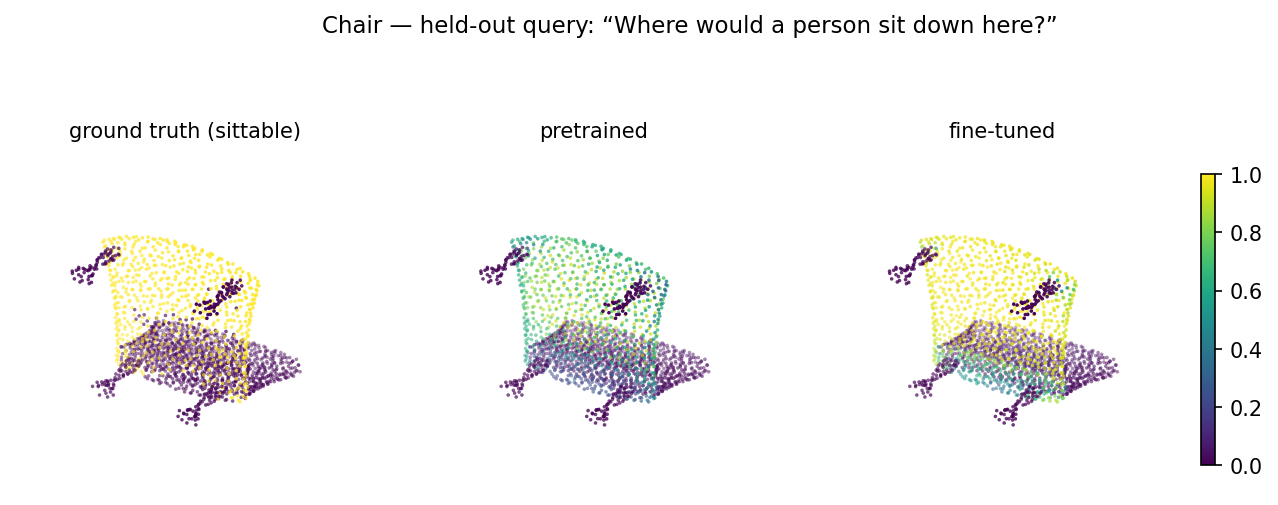
#> input picture docs/report-pr/figures/raw/chair_sittable_eeafc14e4e0db2ca3b481215325f1515.png, 1278 x 505 px; its folder holds 4 pictures in this run
$ python make_figures.py
#> lines starting #> are read from the running program, lines starting #| are printed output that depends on the picture; after the words box and inside, x2 and y2 are one past the last pixel; in counts of white or black regions, pixels touching at a corner belong together
"""Build the report figures from the saved metric files in ``data/``.

Run from ``docs/report-pr``:

    python make_figures.py

Inputs (copied from the experiment outputs, see README of this folder):
    data/headfp1/comparison_miou.csv, data/headfp1/heldout_affordance_iou.csv,
    data/canonical_per_class_iou.csv, data/openad_synonyms_per_class_iou.csv
    figures/raw/*.png  (before/after renderings from src.visualization.qualitative)

Outputs (in ``figures/``): fig_results.pdf, fig_perclass.pdf,
fig_qual_a.png, fig_qual_b.png.
"""

from __future__ import annotations

from pathlib import Path

import matplotlib

matplotlib.use("Agg")
import matplotlib.pyplot as plt
import numpy as np
import pandas as pd
from PIL import Image

HERE = Path(__file__).resolve().parent
DATA = HERE / "data"
FIG = HERE / "figures"
RAW = FIG / "raw"

plt.rcParams.update(
    {
        "font.family": "serif",
        "font.serif": ["STIXGeneral", "DejaVu Serif"],
        "mathtext.fontset": "stix",
        "font.size": 7.5,
        "axes.labelsize": 7.5,
        "axes.titlesize": 8,
        "xtick.labelsize": 6.8,
        "ytick.labelsize": 6.8,
        "legend.fontsize": 7,
        "axes.spines.top": False,
        "axes.spines.right": False,
        "axes.linewidth": 0.6,
        "xtick.major.width": 0.6,
        "ytick.major.width": 0.6,
    }
)

# Two-series palette (colour-blind safe): muted blue for pretrained, orange for fine-tuned.
C_PRE = "#6d8fb3"
C_FT = "#d9822b"
C_CANON = "#6d8fb3"
C_SYN = "#b0503f"


def _label_bars(ax, bars, fmt="{:.1f}", dy=0.6, rotation=0):
    for bar in bars:
        h = bar.get_height()
        ax.text(
            bar.get_x() + bar.get_width() / 2,
            h + dy,
            fmt.format(h),
            ha="center",
            va="bottom",
            fontsize=5.6,
            rotation=rotation,
        )


def fig_results() -> None:
    """(a) mIoU per phrasing condition; (b, c) per-affordance IoU on held-out phrasing."""
    cmp_ = pd.read_csv(DATA / "headfp1" / "comparison_miou.csv").set_index("condition")
#> (reads docs/report-pr/data/comparison_miou.csv from the repository)
    held = pd.read_csv(DATA / "headfp1" / "heldout_affordance_iou.csv")
#> (reads docs/report-pr/data/heldout_affordance_iou.csv from the repository)

    fig = plt.figure(figsize=(7.16, 2.5))
    gs = fig.add_gridspec(1, 3, width_ratios=[1.55, 1, 1], wspace=0.26)

    # (a) mIoU by condition
    ax = fig.add_subplot(gs[0])
    labels = [
        "Canonical\nlabels",
        "Question\n(train)",
        "Question\n(held-out)",
        "Descr.\n(train)",
        "Descr.\n(held-out)",
    ]
    x = np.arange(len(cmp_))
    w = 0.38
    b1 = ax.bar(x - w / 2, cmp_["pretrained"], w, color=C_PRE, label="Pretrained OpenAD")
    b2 = ax.bar(x + w / 2, cmp_["finetuned"], w, color=C_FT, label="Prompt-augmented fine-tune (head + fp1)")
    _label_bars(ax, b1, rotation=90)
    _label_bars(ax, b2, rotation=90)
    ax.set_xticks(x)
    ax.set_xticklabels(labels, fontsize=6.3)
    ax.set_ylim(0, 54)
    ax.set_ylabel("mIoU (%), 19 classes")
    ax.set_title("(a) Overall mIoU by phrasing condition", loc="left")
    fig.legend(
        *ax.get_legend_handles_labels(), loc="upper center", ncol=2, frameon=False,
        bbox_to_anchor=(0.5, 1.06),
    )

    # (b), (c) per-affordance held-out IoU
    order = ["grasp", "contain", "sittable", "pourable", "cut"]
    for k, (cond, title) in enumerate(
        [("question_heldout", "(b) Held-out question phrasing"),
         ("description_heldout", "(c) Held-out description phrasing")]
    ):
        ax = fig.add_subplot(gs[k + 1])
        sub = held[held["condition"] == cond].set_index("affordance").loc[order]
        x = np.arange(len(order))
        bb1 = ax.bar(x - w / 2, sub["pretrained"] * 100, w, color=C_PRE)
        bb2 = ax.bar(x + w / 2, sub["finetuned"] * 100, w, color=C_FT)
        _label_bars(ax, bb1, "{:.0f}", 1.2)
        _label_bars(ax, bb2, "{:.0f}", 1.2)
        ax.set_xticks(x)
        ax.set_xticklabels(order, rotation=30, ha="right")
        ax.set_ylim(0, 72)
        ax.set_title(title, loc="left")
        if k == 0:
            ax.set_ylabel("IoU of the rephrased class (%)")

    fig.savefig(FIG / "fig_results.pdf", bbox_inches="tight")
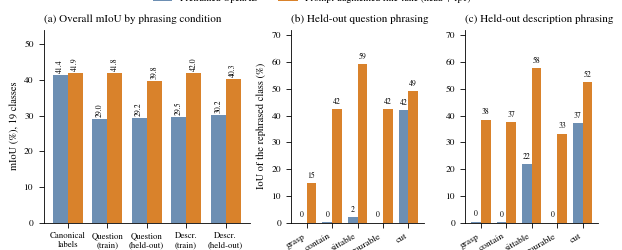
#> figure drawn by matplotlib, 3 panels; panel 1: tallest bar 41.44 high, from x = -0.38 to 0; panel 1: tallest bar 41.99 high, from x = 3 to 3.38; panel 2: tallest bar 42.1 high, from x = 3.62 to 4; panel 2: tallest bar 59.26 high, from x = 2 to 2.38
    plt.close(fig)


def fig_perclass() -> None:
    """Per-class IoU, canonical words versus OpenAD's synonym queries."""
    can = pd.read_csv(DATA / "canonical_per_class_iou.csv")
#> (reads docs/report-pr/data/canonical_per_class_iou.csv from the repository)
    syn = pd.read_csv(DATA / "openad_synonyms_per_class_iou.csv")
#> (reads docs/report-pr/data/openad_synonyms_per_class_iou.csv from the repository)
    df = can.merge(syn, on="class", suffixes=("_can", "_syn"))
    df["class"] = df["class"].replace({"displaY": "display"})

    fig, ax = plt.subplots(figsize=(7.16, 2.45))
    x = np.arange(len(df))
    w = 0.4
    ax.bar(x - w / 2, df["iou_can"] * 100, w, color=C_CANON, label="Canonical words (in-vocabulary)")
    ax.bar(x + w / 2, df["iou_syn"] * 100, w, color=C_SYN, label="OpenAD synonyms (open-vocabulary)")
    ax.set_xticks(x)
    ax.set_xticklabels(
        [f"{c} ({q})" for c, q in zip(df["class"], df["query_syn"])],
        fontsize=6.2,
        rotation=45,
        ha="right",
        rotation_mode="anchor",
    )
    ax.set_ylabel("Per-class IoU (%)")
    ax.set_ylim(0, 68)
    ax.legend(frameon=False, loc="upper right", ncol=2)
    fig.savefig(FIG / "fig_perclass.pdf", bbox_inches="tight")
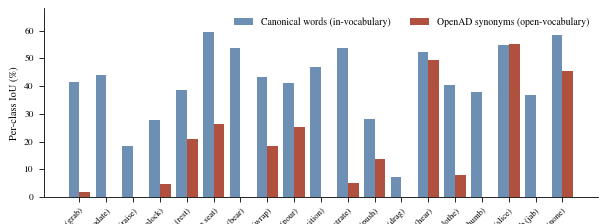
#> figure drawn by matplotlib, 1 panel; tallest bar 59.64 high, from x = 4.6 to 5; tallest bar 55.01 high, from x = 16 to 16.4
    plt.close(fig)


def _crop_panels(path: Path) -> Image.Image:
    """Keep the three panel titles and point clouds; drop the suptitle and colour bar."""
    im = Image.open(path).convert("RGB").crop((30, 112, 1170, 470))
    arr = np.asarray(im).astype(int)
    ink = (arr.sum(axis=2) < 3 * 245)
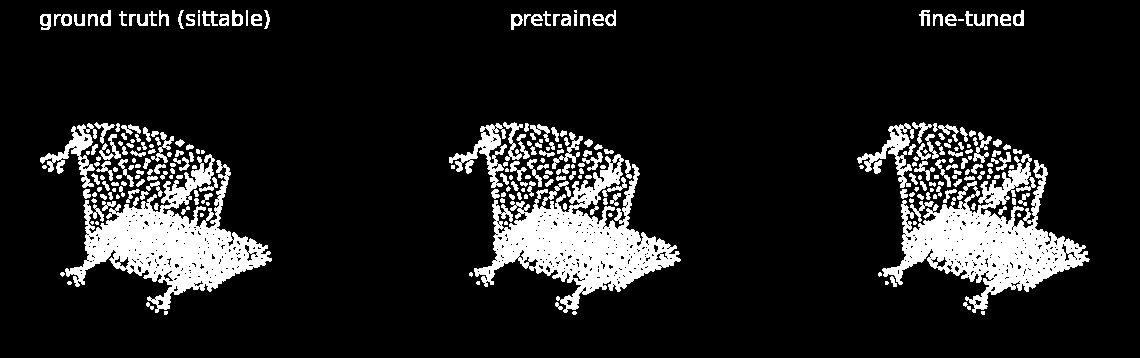
#> ink: shape (358, 1140) bool; 12.7% white; 280 white regions (68 under 20 px), largest, box (x1, y1, x2, y2) and area: (474, 154, 681, 313) 12147, (882, 154, 1090, 313) 11895, (65, 154, 272, 313) 11834
    ys, xs = np.where(ink)
    pad = 6
    box = (max(xs.min() - pad, 0), max(ys.min() - pad, 0),
           min(xs.max() + pad, im.width), min(ys.max() + pad, im.height))
#> box = (34, 4, 1095, 320)
    return im.crop(box)


def _qual_figure(cases: list[tuple[str, str, str]], out: Path) -> None:
    """``cases`` = (raw filename prefix, row label, query text)."""
    crops = [_crop_panels(next(RAW.glob(f"{prefix}_*.png"))) for prefix, _, _ in cases]
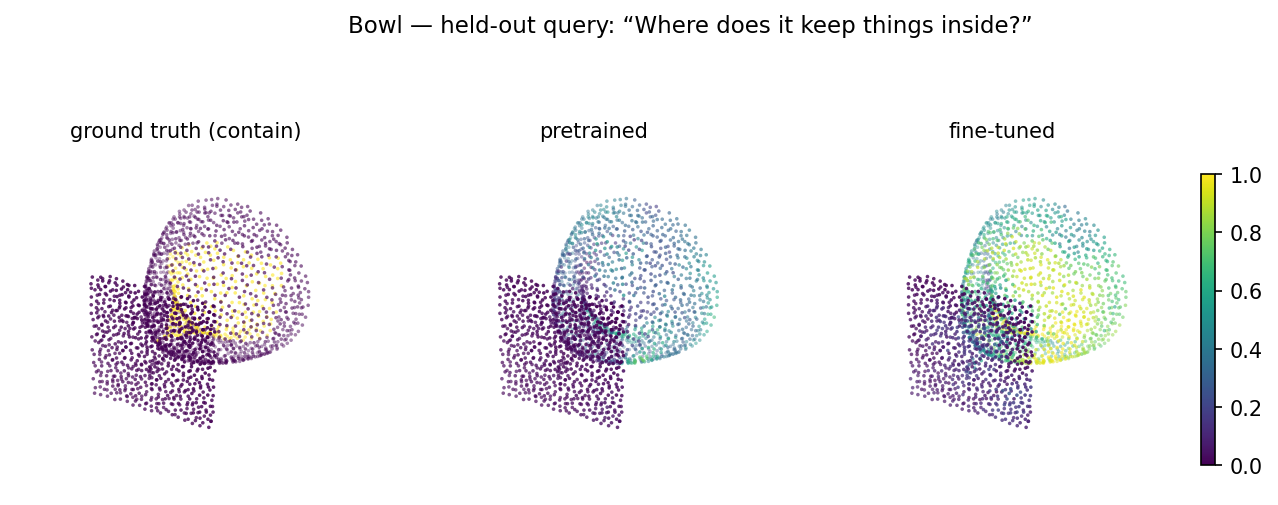
#> input picture docs/report-pr/figures/raw/bowl_contain_e3095ecacc36080cb398a1cfd1079875.png, 1278 x 505 px
#> in _crop_panels (call 2), `im = Image.open(path).convert("RGB").crop((30, 112, 1170, 470))`:
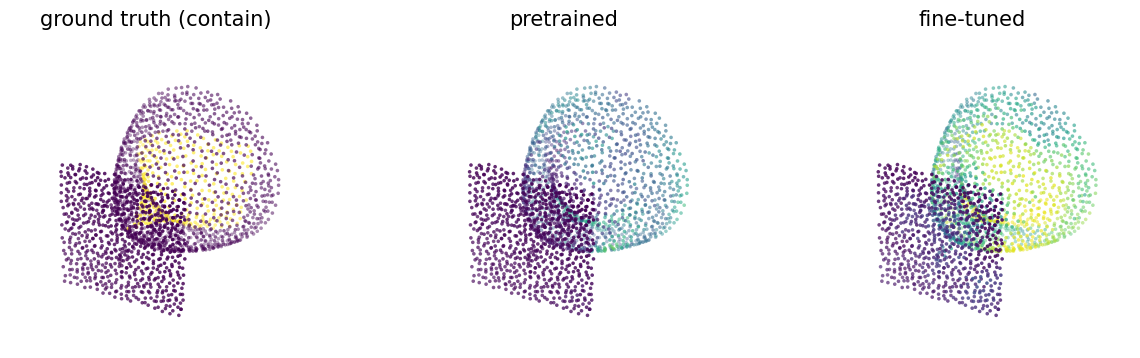
#> im: PIL image 1140x358 RGB; mean R, G, B 239.6, 238.2, 241
#> in _crop_panels (call 2), `ink = (arr.sum(axis=2) < 3 * 245)`:
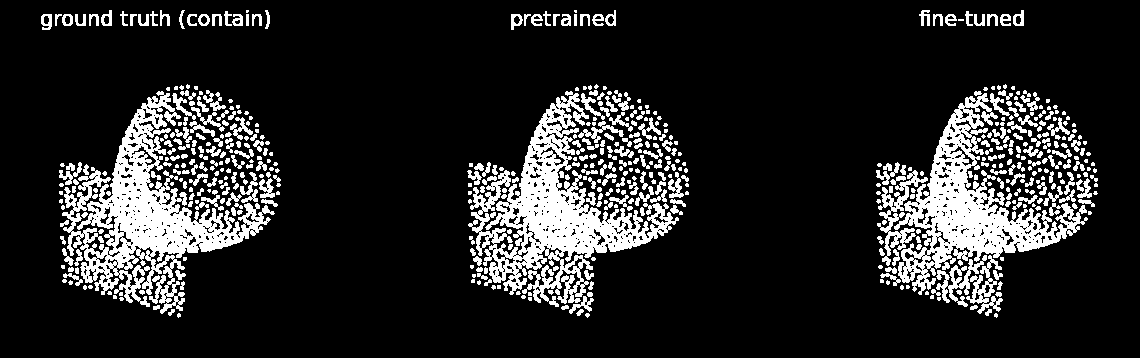
#> ink: shape (358, 1140) bool; 15.4% white; 562 white regions (220 under 20 px), largest, box (x1, y1, x2, y2) and area: (62, 91, 275, 314) 14178, (468, 91, 679, 307) 13966, (894, 93, 1088, 295) 11261
#> in _crop_panels (call 2), `box = (max(xs.min() - pad, 0), max(ys.min() - pad, 0), min(xs.max() + ..`: box = (35, 4, 1103, 323)
#> in _crop_panels (call 2), `return im.crop(box)`:
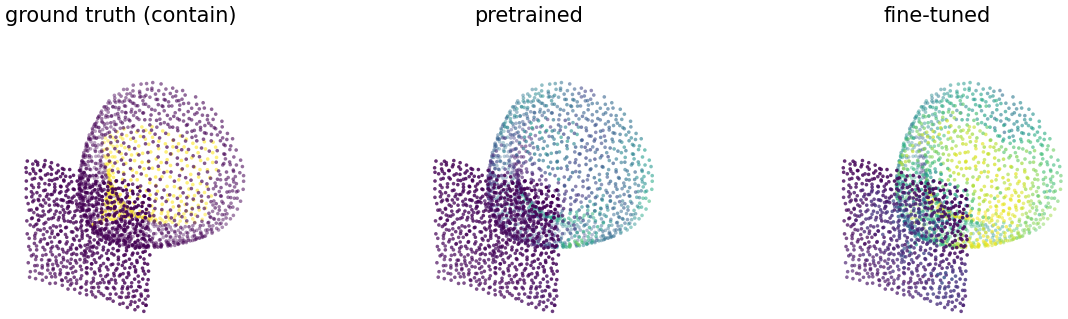
#> returned value: PIL image 1068x319 RGB; mean R, G, B 236.6, 234.9, 238.3
    width_in = 5.9
    ratios = [c.height / c.width for c in crops]
    heights = [width_in * r for r in ratios]
    gap = 0.30
    fig_h = sum(heights) + gap * len(cases)
    fig = plt.figure(figsize=(7.16, fig_h))
    gs = fig.add_gridspec(
        len(cases), 2, width_ratios=[width_in, 0.16], height_ratios=heights,
        wspace=0.03, hspace=gap / (sum(heights) / len(cases)),
    )
    for i, ((prefix, label, query), crop) in enumerate(zip(cases, crops)):
        ax = fig.add_subplot(gs[i, 0])
        ax.imshow(crop, interpolation="lanczos")
        ax.set_axis_off()
        ax.text(0.0, 1.03, label, transform=ax.transAxes, fontsize=7.6,
                fontweight="bold", ha="left", va="bottom")
        ax.text(1.0, 1.03, f"held-out query: “{query}”", transform=ax.transAxes,
                fontsize=7.4, style="italic", ha="right", va="bottom")
    # Shared colour bar (same 0..1 viridis scale used by every panel).
    cax = fig.add_subplot(gs[:, 1])
    sm = plt.cm.ScalarMappable(cmap="viridis", norm=plt.Normalize(0, 1))
    cb = fig.colorbar(sm, cax=cax)
    cb.set_label("affordance score (ground truth is 0 or 1)", fontsize=7)
    cb.ax.tick_params(labelsize=6.5)
    fig.savefig(out, dpi=300, bbox_inches="tight")
    plt.close(fig)


def fig_qualitative() -> None:
    _qual_figure(
        [
            ("chair_sittable", "Chair, sittable", "Where would a person sit down here?"),
            ("bowl_contain", "Bowl, contain", "Where does it keep things inside?"),
            ("knife_cut", "Knife, cut", "Where is the part that cuts things?"),
        ],
        FIG / "fig_qual_a.png",
    )
    _qual_figure(
        [
            ("mug_pourable", "Mug, pourable", "Where does the liquid come out when tipped?"),
            ("bottle_grasp", "Bottle, grasp", "Where should I take hold of this?"),
            ("bag_grasp", "Bag, grasp", "Where should I take hold of this?"),
        ],
        FIG / "fig_qual_b.png",
    )


if __name__ == "__main__":
    fig_results()
    fig_perclass()
#> (the run stopped early here; a loop or call above may not have finished)
